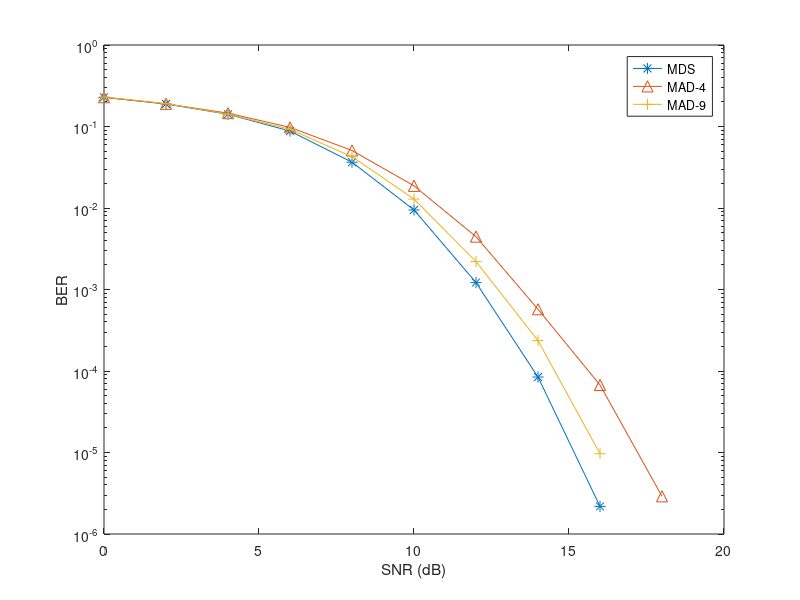
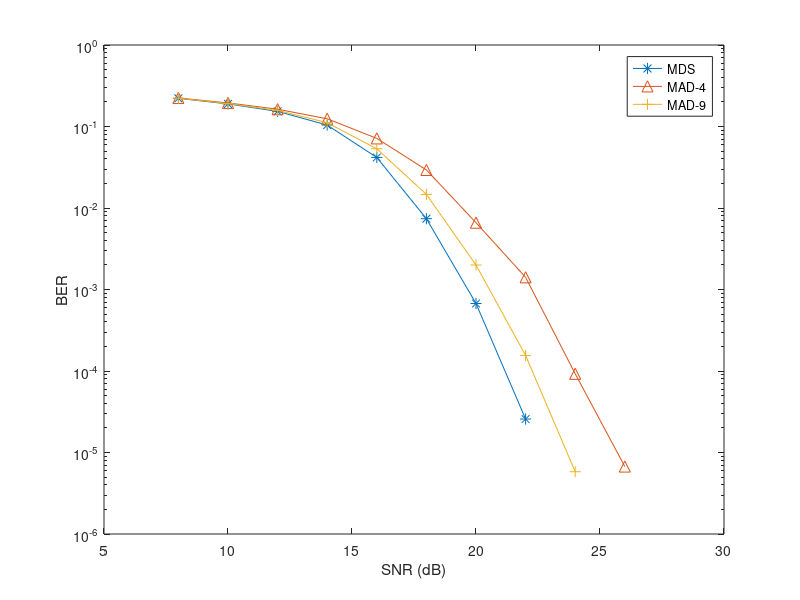
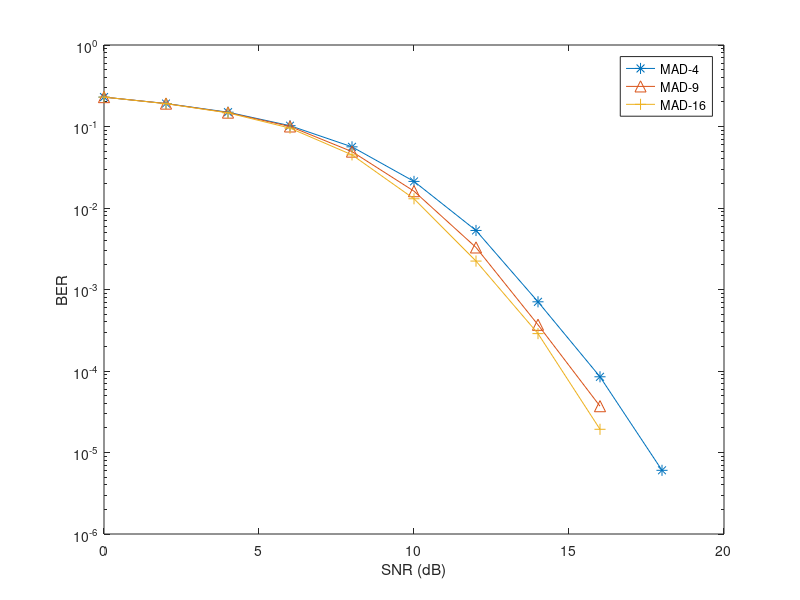

Reproduce these figures in MATLAB, in order.
%% This the m file for the figure plotting 
% for the comparison of maximum diversity channel selection (MDS) and 
% Minimum achievable diversity selection (MAD)
% The performance metric considered here are bit error rate (BER) and
% frame error rate (FER) versus average receive signal to noise ratio (SNR)
% the data come from the corresponding file in the same folder

%% Data 
% BER_MDS_16_4: BER of maximum diversity selection in 16X16 system with 4 QAM
% modulation 
% FER_MAD_16_4_4: FER of minimum achievable diversity selection in 16X16 system with
% 4 QAM modulation, the minimum achievable diversity is 4


BER_MDS_16_4=[0.227928,0.188897,0.141356, 0.0878906 , 0.0364937, 0.00946563, 0.00121562, 8.43769e-05, 2.18343e-06]; %snr 0-16
BER_MAD_16_4_4=[0.228775, 0.189791,0.145853, 0.0975969, 0.0507906, 0.0187031,0.00445312, 0.000572006, 6.73455e-05, 2.90153e-06 ];  %snr 0-18
BER_MAD_16_4_9=[ 0.229984, 0.191062, 0.141838,0.0922656, 0.042625,  0.012875,0.0022, 0.000236072, 9.65151e-06 ];%snr 0-16

BER_MDS_16_16=[0.221552, 0.18933, 0.153348, 0.104134, 0.0416984, 0.00739375,0.000673437, 2.57302e-05 ];%snr 8-22
BER_MAD_16_16_4=[0.223845 , 0.194723, 0.163042, 0.124313,0.0715094, 0.0293125,0.00660625, 0.00141094, 9.24318e-05, 6.72702e-06 ]; %snr 8-26
BER_MAD_16_16_9=[0.222439 , 0.191077, 0.157709, 0.111259, 0.0533094, 0.0146906, 0.00199844, 0.000155307, 5.80553e-06]; %snr 8-24

BER_MAD_32_4_4=[0.229445, 0.191398, 0.149786,0.102313, 0.0562984, 0.0212016, 0.00530156, 0.00070625, 8.49322e-05,6.0447e-06  ]; %snr 0-18
BER_MAD_32_4_9=[0.229477, 0.19105, 0.148106,0.10018, 0.0492078,0.0160859,0.00328281, 0.000368941, 3.70159e-05 ]; %snr 0-16
BER_MAD_32_4_16=[0.229358, 0.190434, 0.146927, 0.0955453, 0.0448656, 0.0129797, 0.00223281, 0.000287571, 1.92706e-05 ]; %snr 0-16





%% Figure plotting
figure (1)
semilogy([0:2:16], BER_MDS_16_4, '-*', 'MarkerSize', 8), xlabel('SNR (dB)'), ylabel('BER');
hold on;
semilogy([0:2:18], BER_MAD_16_4_4, '-^', 'MarkerSize', 8), xlabel('SNR (dB)'), ylabel('BER');
hold on;
semilogy([0:2:16], BER_MAD_16_4_9, '-+', 'MarkerSize',8), xlabel('SNR (dB)'), ylabel('BER');
hold on;
% title('16X16 system 4QAM');
% hold on;
legend('MDS', 'MAD-4', 'MAD-9');
hold off;

figure (2)
semilogy([8:2:22], BER_MDS_16_16, '-*', 'MarkerSize', 8), xlabel('SNR (dB)'), ylabel('BER');
hold on;
semilogy([8:2:26], BER_MAD_16_16_4, '-^', 'MarkerSize', 8), xlabel('SNR (dB)'), ylabel('BER');
hold on;
semilogy([8:2:24], BER_MAD_16_16_9, '-+', 'MarkerSize',8), xlabel('SNR (dB)'), ylabel('BER');
hold on;
% title('16X16 system 16QAM');
% hold on;
legend('MDS', 'MAD-4', 'MAD-9');
hold off;

figure (3)
semilogy([0:2:18], BER_MAD_32_4_4, '-*', 'MarkerSize', 8), xlabel('SNR (dB)'), ylabel('BER');
hold on;
semilogy([0:2:16], BER_MAD_32_4_9, '-^', 'MarkerSize', 8), xlabel('SNR (dB)'), ylabel('BER');
hold on;
semilogy([0:2:16], BER_MAD_32_4_16, '-+', 'MarkerSize',8), xlabel('SNR (dB)'), ylabel('BER');
hold on;
% title('32X32 system 4QAM');
% hold on;
legend( 'MAD-4', 'MAD-9', 'MAD-16');
hold off;
